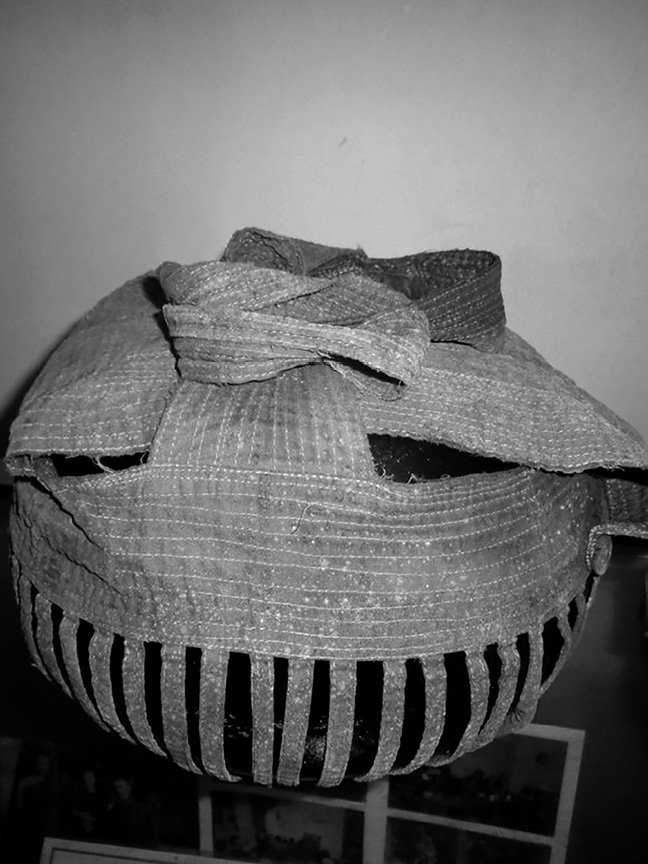
#> input picture raw/3_Before_It_Was_Too_Late-web-resources/image/IMG_0260.jpg, 648 x 864 px
$ python generate-icons.py ../raw/3_Before_It_Was_Too_Late-web-resources/image/IMG_0260.jpg
#> lines starting #> are read from the running program, lines starting #| are printed output that depends on the picture
#> in generate_assets, raw_img is the input picture: PIL image 648x864 RGB; min 0, max 255, mean 106.5
#!/usr/bin/env python3
"""
Generate website favicons, app icons, and optimized logo assets from any source image.

Usage:
    python3 scripts/generate-icons.py [path_to_source_image] [--update-components]

Examples:
    python3 scripts/generate-icons.py public/logo_full_3.png
    python3 scripts/generate-icons.py public/another_logo.png --update-components
    pnpm run generate:icons public/new_logo.png
"""

import sys
import os
import argparse
import re
from pathlib import Path

try:
    from PIL import Image
except ImportError:
    print("Error: Pillow (PIL) is required. Install it using: pip3 install pillow")
    sys.exit(1)


def make_square(image: Image.Image) -> Image.Image:
    """Pad non-square image to a square with transparent background, keeping aspect ratio."""
    width, height = image.size
#> width = 648; height = 864
    if width == height:
        return image

    max_dim = max(width, height)
#> max_dim = 864
    square_img = Image.new("RGBA", (max_dim, max_dim), (0, 0, 0, 0))
#> square_img: PIL image 864x864 RGBA; every value is 0
    offset = ((max_dim - width) // 2, (max_dim - height) // 2)
#> offset = (108, 0)
    square_img.paste(image, offset)
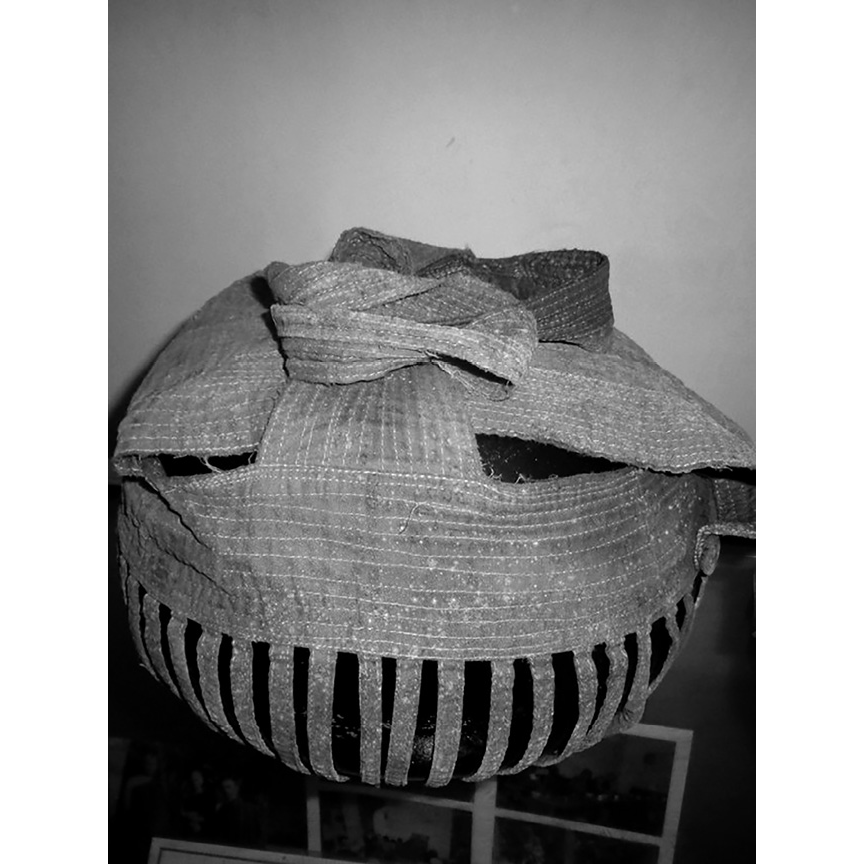
#> square_img: PIL image 864x864 RGBA; mean R, G, B, A 79.9, 79.9, 79.9, 191.2; transparent parts drawn white
    return square_img


def update_component_imports(repo_root: Path, source_path: Path):
    """Optionally update the logo imports in Navbar.tsx and layout.tsx to point to the new source image."""
    rel_path = os.path.relpath(source_path, repo_root)
    file_name = source_path.name

    targets = [
        repo_root / "app" / "components" / "Navbar.tsx",
        repo_root / "app" / "book" / "layout.tsx"
    ]

    pattern = re.compile(r'import websiteLogo from "\.\./\.\./public/[^"]+";')
    replacement = f'import websiteLogo from "../../public/{file_name}";'

    for target in targets:
        if target.exists():
            content = target.read_text(encoding="utf-8")
            if pattern.search(content):
                new_content = pattern.sub(replacement, content)
                target.write_text(new_content, encoding="utf-8")
                print(f"  ✓ Updated import in {target.relative_to(repo_root)} -> {replacement}")


def generate_assets(source_path_str: str, update_components: bool = False):
    source_path = Path(source_path_str).resolve()
    repo_root = Path(__file__).resolve().parent.parent

    if not source_path.exists():
        print(f"Error: Source image not found at '{source_path}'")
        sys.exit(1)

    print(f"Opening source image: {source_path}")
    with Image.open(source_path) as raw_img:
        img = raw_img.convert("RGBA")
        img = make_square(img)

        # Output targets and dimensions
        targets = [
            # Public logos
            (repo_root / "public" / "logo.png", 512, "PNG", {}),
            (repo_root / "public" / "logo.webp", 512, "WEBP", {"quality": 95}),
            # Public favicons & icons
            (repo_root / "public" / "favicon-16x16.png", 16, "PNG", {}),
            (repo_root / "public" / "favicon-32x32.png", 32, "PNG", {}),
            (repo_root / "public" / "apple-touch-icon.png", 180, "PNG", {}),
            (repo_root / "public" / "icon-192.png", 192, "PNG", {}),
            # App directory icons (Next.js App Router metadata conventions)
            (repo_root / "app" / "icon.png", 192, "PNG", {}),
            (repo_root / "app" / "apple-icon.png", 180, "PNG", {}),
        ]

        print("\nGenerating image assets...")
        for out_path, size, fmt, extra_args in targets:
            out_path.parent.mkdir(parents=True, exist_ok=True)
            resized = img.resize((size, size), Image.Resampling.LANCZOS)
            resized.save(out_path, format=fmt, **extra_args)
            print(f"  ✓ [{fmt:>4}] {out_path.relative_to(repo_root)} ({size}x{size})")
#> this loop made 8 passes
#> pass 3, in generate_assets, `resized = img.resize((size, size), Image.Resampling.LANCZOS)`:
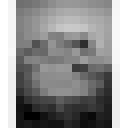
#> resized: PIL image 16x16 RGBA (shown 8 times larger); mean R, G, B, A 88.3, 88.3, 88.3, 191.2; transparent parts drawn white
#> after the loop:
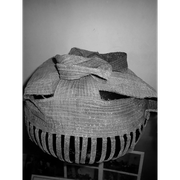
#> resized: PIL image 180x180 RGBA; mean R, G, B, A 81.2, 81.2, 81.2, 191.2; transparent parts drawn white

        # Favicon ICO files with multi-resolution frames
        ico_sizes = [(16, 16), (32, 32), (48, 48), (64, 64), (128, 128), (256, 256)]
        ico_targets = [
            repo_root / "public" / "favicon.ico",
            repo_root / "app" / "favicon.ico"
        ]

        for ico_path in ico_targets:
            ico_path.parent.mkdir(parents=True, exist_ok=True)
            img.save(ico_path, format="ICO", sizes=ico_sizes)
            print(f"  ✓ [ ICO] {ico_path.relative_to(repo_root)} (multi-size: 16-256)")
#> this loop made 2 passes
#|   ✓ [ ICO] public/favicon.ico (multi-size: 16-256)
#|   ✓ [ ICO] app/favicon.ico (multi-size: 16-256)

    if update_components:
        print("\nUpdating component imports...")
        update_component_imports(repo_root, source_path)

    print("\nAll assets generated successfully!")


def main():
    repo_root = Path(__file__).resolve().parent.parent
    default_source = repo_root / "public" / "logo_full_3.png"
    if not default_source.exists():
        default_source = repo_root / "public" / "logo.png"

    parser = argparse.ArgumentParser(description="Generate website favicons and icons from an image.")
    parser.add_argument(
        "source",
        nargs="?",
        default=str(default_source),
        help=f"Path to source image (default: {default_source.relative_to(repo_root) if default_source.exists() else 'public/logo_full_3.png'})"
    )
    parser.add_argument(
        "--update-components",
        action="store_true",
        help="Update websiteLogo imports in Navbar.tsx and layout.tsx to this source image"
    )

    args = parser.parse_args()
    generate_assets(args.source, update_components=args.update_components)


if __name__ == "__main__":
    main()

$ run again, on raw/4_From_Friedrich_M_ller-web-resources/image/9896a80d-1ae6-4e4b-a665-428e04a81d97.jpg
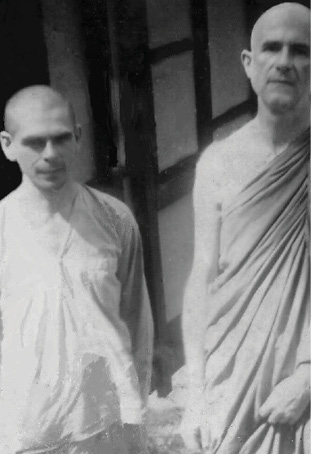
#> input picture raw/4_From_Friedrich_M_ller-web-resources/image/9896a80d-1ae6-4e4b-a665-428e04a81d97.jpg, 311 x 454 px
#> in generate_assets, raw_img is the input picture: PIL image 311x454 RGB; mean R, G, B 124.2, 124.2, 124.2
#> in make_square, `square_img.paste(image, offset)`:
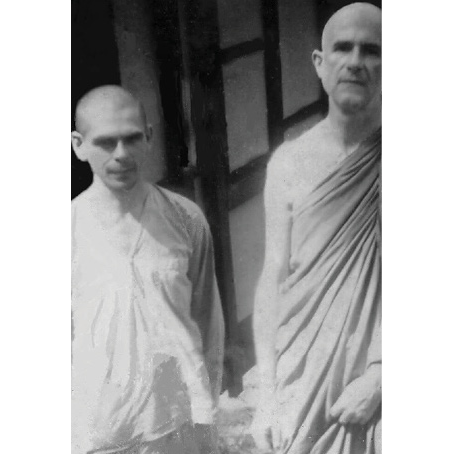
#> square_img: PIL image 454x454 RGBA; mean R, G, B, A 85.1, 85.1, 85.1, 174.7; transparent parts drawn white
#> the loop in generate_assets, `for out_path, size, fmt, extra_args in targets:` made 8 passes
#> pass 3, in generate_assets, `resized = img.resize((size, size), Image.Resampling.LANCZOS)`:
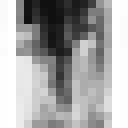
#> resized: PIL image 16x16 RGBA (shown 8 times larger); mean R, G, B, A 110.9, 110.9, 110.9, 174.8; transparent parts drawn white
#> the loop in generate_assets, `for ico_path in ico_targets:` made 2 passes
#|   ✓ [ ICO] public/favicon.ico (multi-size: 16-256)
#|   ✓ [ ICO] app/favicon.ico (multi-size: 16-256)
